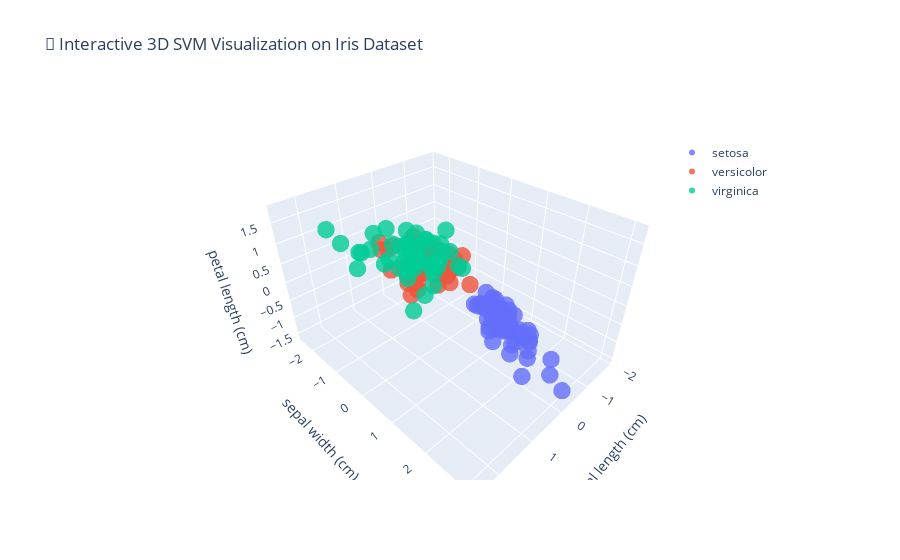

Notebook code for this chart:
### Code cell
import plotly.graph_objs as go
from sklearn import datasets
from sklearn.preprocessing import StandardScaler
from sklearn.svm import SVC

# Load dataset
iris = datasets.load_iris()
X = iris.data
y = iris.target
labels = iris.target_names

# Scale features
scaler = StandardScaler()
X_scaled = scaler.fit_transform(X)

# Train SVM model
svm_model = SVC(kernel='rbf', gamma=0.5, C=1)
svm_model.fit(X_scaled, y)

# Choose three features to visualize
x_idx, y_idx, z_idx = 0, 1, 2  # (sepal length, sepal width, petal length)

# Create 3D scatter plot
fig = go.Figure()
# Plot each class separately for color clarity
for class_value, class_name in enumerate(labels):
    fig.add_trace(go.Scatter3d(
        x=X_scaled[y == class_value, x_idx],
        y=X_scaled[y == class_value, y_idx],
        z=X_scaled[y == class_value, z_idx],
        mode='markers',
        marker=dict(size=6, opacity=0.8),
        name=class_name
    ))

# Customize layout
fig.update_layout(
    scene=dict(
        xaxis_title=iris.feature_names[x_idx],
        yaxis_title=iris.feature_names[y_idx],
        zaxis_title=iris.feature_names[z_idx]
    ),
    title="🌸 Interactive 3D SVM Visualization on Iris Dataset",
    legend=dict(x=0.8, y=0.9),
)

# Display interactive 3D plot
fig.show()
